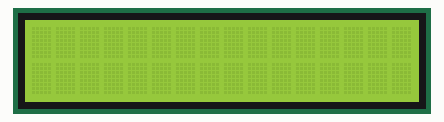
This sketch was run on a simulated ESP32. Parts: 16×2 character LCD. WiFi joins after 1.5 s; servers stay silent unless stated; what the sketch prints to the serial monitor is not drawn.

Above: at 26.3 s.
At 27.3 s:
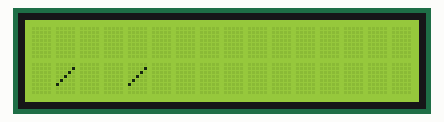

The sketch:

esp32-code.ino
```cpp
// (licence header left out)
#include <WiFi.h>
#include <HTTPClient.h>
#include <Arduino_JSON.h>
#include <LiquidCrystal_I2C.h>


const char* ssid = "WIFI_SSID";
const char* password = "WIFI_PASSWORD";

//Your Domain name with URL path or IP address with path
const char* serverName = "SERVER_URL";

// the following variables are unsigned longs because the time, measured in
// milliseconds, will quickly become a bigger number than can be stored in an int.
unsigned long lastTime = 0;
// Timer set to 10 minutes (600000)
//unsigned long timerDelay = 600000;
// Set timer to 25 seconds (25000)
unsigned long timerDelay = 25000;

String sensorReadings;
float sensorReadingsArr[3];

// set the LCD number of columns and rows
int lcdColumns = 16;
int lcdRows = 2;

// set LCD address, number of columns and rows
// if you don't know your display address, run an I2C scanner sketch
LiquidCrystal_I2C lcd(0x27, lcdColumns, lcdRows);

const char* dest;
const char* number;
const char* aircraft_model;
const char* airline_name;
String line1;
String line2;

void setup() {
  Serial.begin(115200);

  WiFi.begin(ssid, password);
  Serial.println("Connecting");
  while(WiFi.status() != WL_CONNECTED) {
    delay(500);
    Serial.print(".");
  }
  Serial.println("");
  Serial.print("Connected to WiFi network with IP Address: ");
  Serial.println(WiFi.localIP());

  Serial.println("Timer set to 25 seconds (timerDelay variable), it will take 25 seconds before publishing the first reading.");

  // initialize LCD
  lcd.init();
  // turn on LCD backlight
  lcd.noBacklight();
}

void loop() {
  //Send an HTTP POST request every 10 minutes
  if ((millis() - lastTime) > timerDelay) {
    //Check WiFi connection status
    if(WiFi.status()== WL_CONNECTED){

      sensorReadings = httpGETRequest(serverName);
      Serial.println(sensorReadings);
      JSONVar myObject = JSON.parse(sensorReadings);

      // JSON.typeof(jsonVar) can be used to get the type of the var
      if (JSON.typeof(myObject) == "undefined") {
        Serial.println("Parsing input failed!");
        return;
      }

      Serial.print("JSON object = ");
      Serial.println(myObject);

      // myObject.keys() can be used to get an array of all the keys in the object
      JSONVar keys = myObject.keys();

      dest = myObject["dest"];
      number = myObject["number"];
      aircraft_model = myObject["aircraft_model"];
      airline_name = myObject["airline_name"];

      lcd.clear();
      lcd.noBacklight();
      delay(1000);
      line1 = dest;
      line2 = number;
      if(aircraft_model != "null") {
        line2 = line2+" / ";
        line2 = line2+aircraft_model;
      }
      if(airline_name != "null") {
        line2 = line2+" / ";
        line2 = line2+airline_name;
      }
      lcd.backlight();
      lcd.setCursor(0, 0);

      lcd.print(line1);
      delay(1000);
      lcd.setCursor(0,1);
      lcd.print(line2);
    }
    else {
      Serial.println("WiFi Disconnected");
    }
    lastTime = millis();
  }
}

String httpGETRequest(const char* serverName) {
  WiFiClient client;
  HTTPClient http;

  // Your Domain name with URL path or IP address with path
  http.begin(client, serverName);

  // If you need Node-RED/server authentication, insert user and password below
  //http.setAuthorization("REPLACE_WITH_SERVER_USERNAME", "REPLACE_WITH_SERVER_PASSWORD");

  // Send HTTP POST request
  int httpResponseCode = http.GET();

  String payload = "{}";

  if (httpResponseCode>0) {
    Serial.print("HTTP Response code: ");
    Serial.println(httpResponseCode);
    payload = http.getString();
  }
  else {
    Serial.print("Error code: ");
    Serial.println(httpResponseCode);
  }
  // Free resources
  http.end();

  return payload;
}
```

Measured:
- by itself, everything shown: repeats every 27.2 s, in 3 steps
- what the display in image 0 shows lasts 1.0 s, from 26.2 s to 27.2 s
- what the display in image 1 shows lasts 25.2 s, from 27.2 s to 52.4 s
